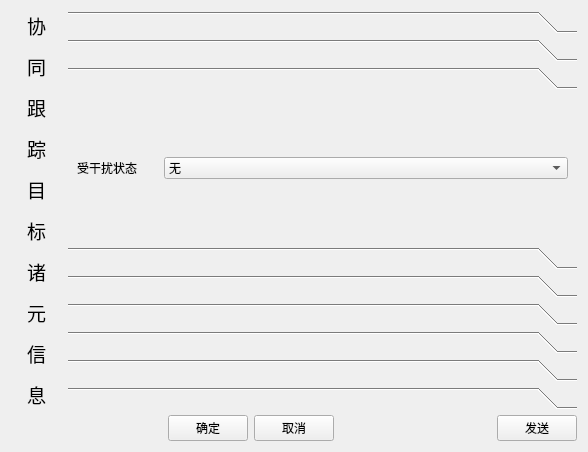
<?xml version="1.0" encoding="UTF-8"?>
<ui version="4.0">
 <class>CDlgFireSynergy01</class>
 <widget class="QWidget" name="CDlgFireSynergy01">
  <property name="geometry">
   <rect>
    <x>0</x>
    <y>0</y>
    <width>588</width>
    <height>437</height>
   </rect>
  </property>
  <property name="windowTitle">
   <string>Form</string>
  </property>
  <layout class="QVBoxLayout" name="verticalLayout">
   <item>
    <layout class="QHBoxLayout" name="horizontalLayout" stretch="1,10">
     <item>
      <widget class="QLabel" name="label">
       <property name="text">
        <string>&lt;html&gt;&lt;head/&gt;&lt;body&gt;&lt;p&gt;&lt;span style=&quot; font-size:14pt;&quot;&gt;协&lt;/span&gt;&lt;/p&gt;&lt;p&gt;&lt;span style=&quot; font-size:14pt;&quot;&gt;同&lt;/span&gt;&lt;/p&gt;&lt;p&gt;&lt;span style=&quot; font-size:14pt;&quot;&gt;跟&lt;/span&gt;&lt;/p&gt;&lt;p&gt;&lt;span style=&quot; font-size:14pt;&quot;&gt;踪&lt;/span&gt;&lt;/p&gt;&lt;p&gt;&lt;span style=&quot; font-size:14pt;&quot;&gt;目&lt;/span&gt;&lt;/p&gt;&lt;p&gt;&lt;span style=&quot; font-size:14pt;&quot;&gt;标&lt;/span&gt;&lt;/p&gt;&lt;p&gt;&lt;span style=&quot; font-size:14pt;&quot;&gt;诸&lt;/span&gt;&lt;/p&gt;&lt;p&gt;&lt;span style=&quot; font-size:14pt;&quot;&gt;元&lt;/span&gt;&lt;/p&gt;&lt;p&gt;&lt;span style=&quot; font-size:14pt;&quot;&gt;信&lt;/span&gt;&lt;/p&gt;&lt;p&gt;&lt;span style=&quot; font-size:14pt;&quot;&gt;息&lt;/span&gt;&lt;/p&gt;&lt;/body&gt;&lt;/html&gt;</string>
       </property>
       <property name="alignment">
        <set>Qt::AlignCenter</set>
       </property>
      </widget>
     </item>
     <item>
      <widget class="QToolBox" name="toolBox">
       <property name="currentIndex">
        <number>2</number>
       </property>
       <widget class="QWidget" name="page">
        <property name="geometry">
         <rect>
          <x>0</x>
          <y>0</y>
          <width>511</width>
          <height>152</height>
         </rect>
        </property>
        <attribute name="label">
         <string/>
        </attribute>
        <layout class="QVBoxLayout" name="verticalLayout_2">
         <item>
          <widget class="QLabel" name="label_2">
           <property name="text">
            <string>协同任务信息交互点</string>
           </property>
          </widget>
         </item>
        </layout>
       </widget>
       <widget class="QWidget" name="page_2">
        <property name="geometry">
         <rect>
          <x>0</x>
          <y>0</y>
          <width>511</width>
          <height>152</height>
         </rect>
        </property>
        <attribute name="label">
         <string/>
        </attribute>
        <layout class="QHBoxLayout" name="horizontalLayout_3" stretch="1,5">
         <item>
          <widget class="QLabel" name="label_3">
           <property name="text">
            <string>上级批号</string>
           </property>
          </widget>
         </item>
         <item>
          <widget class="QLineEdit" name="lineEdit_2"/>
         </item>
        </layout>
       </widget>
       <widget class="QWidget" name="page_3">
        <property name="geometry">
         <rect>
          <x>0</x>
          <y>0</y>
          <width>511</width>
          <height>152</height>
         </rect>
        </property>
        <attribute name="label">
         <string/>
        </attribute>
        <layout class="QHBoxLayout" name="horizontalLayout_4" stretch="1,5">
         <item>
          <widget class="QLabel" name="label_4">
           <property name="text">
            <string>受干扰状态</string>
           </property>
          </widget>
         </item>
         <item>
          <widget class="QComboBox" name="comboBox">
           <item>
            <property name="text">
             <string>无</string>
            </property>
           </item>
           <item>
            <property name="text">
             <string>弱干扰</string>
            </property>
           </item>
           <item>
            <property name="text">
             <string>强干扰</string>
            </property>
           </item>
          </widget>
         </item>
        </layout>
       </widget>
       <widget class="QWidget" name="page_4">
        <property name="geometry">
         <rect>
          <x>0</x>
          <y>0</y>
          <width>511</width>
          <height>152</height>
         </rect>
        </property>
        <attribute name="label">
         <string/>
        </attribute>
        <layout class="QHBoxLayout" name="horizontalLayout_5" stretch="1,5">
         <item>
          <widget class="QLabel" name="label_5">
           <property name="text">
            <string>坐标可信度</string>
           </property>
          </widget>
         </item>
         <item>
          <widget class="QLineEdit" name="lineEdit"/>
         </item>
        </layout>
       </widget>
       <widget class="QWidget" name="page_5">
        <property name="geometry">
         <rect>
          <x>0</x>
          <y>0</y>
          <width>511</width>
          <height>152</height>
         </rect>
        </property>
        <attribute name="label">
         <string/>
        </attribute>
        <layout class="QHBoxLayout" name="horizontalLayout_6">
         <item>
          <widget class="QLabel" name="label_6">
           <property name="text">
            <string>武器通道号</string>
           </property>
          </widget>
         </item>
        </layout>
       </widget>
       <widget class="QWidget" name="page_6">
        <property name="geometry">
         <rect>
          <x>0</x>
          <y>0</y>
          <width>511</width>
          <height>152</height>
         </rect>
        </property>
        <attribute name="label">
         <string/>
        </attribute>
        <layout class="QHBoxLayout" name="horizontalLayout_8">
         <item>
          <widget class="QLabel" name="label_7">
           <property name="text">
            <string>通道状态</string>
           </property>
          </widget>
         </item>
        </layout>
       </widget>
       <widget class="QWidget" name="page_7">
        <property name="geometry">
         <rect>
          <x>0</x>
          <y>0</y>
          <width>511</width>
          <height>152</height>
         </rect>
        </property>
        <attribute name="label">
         <string/>
        </attribute>
        <layout class="QHBoxLayout" name="horizontalLayout_7">
         <item>
          <widget class="QLabel" name="label_8">
           <property name="text">
            <string>目标航迹批号</string>
           </property>
          </widget>
         </item>
        </layout>
       </widget>
       <widget class="QWidget" name="page_8">
        <property name="geometry">
         <rect>
          <x>0</x>
          <y>0</y>
          <width>511</width>
          <height>152</height>
         </rect>
        </property>
        <attribute name="label">
         <string/>
        </attribute>
        <layout class="QHBoxLayout" name="horizontalLayout_9" stretch="1">
         <item>
          <widget class="QLabel" name="label_9">
           <property name="text">
            <string>杀伤区</string>
           </property>
          </widget>
         </item>
        </layout>
       </widget>
       <widget class="QWidget" name="page_9">
        <property name="geometry">
         <rect>
          <x>0</x>
          <y>0</y>
          <width>511</width>
          <height>152</height>
         </rect>
        </property>
        <attribute name="label">
         <string/>
        </attribute>
        <layout class="QHBoxLayout" name="horizontalLayout_10">
         <item>
          <widget class="QLabel" name="label_10">
           <property name="text">
            <string>杀伤概率</string>
           </property>
          </widget>
         </item>
        </layout>
       </widget>
      </widget>
     </item>
    </layout>
   </item>
   <item>
    <layout class="QHBoxLayout" name="horizontalLayout_2">
     <item>
      <spacer name="horizontalSpacer">
       <property name="orientation">
        <enum>Qt::Horizontal</enum>
       </property>
       <property name="sizeHint" stdset="0">
        <size>
         <width>40</width>
         <height>20</height>
        </size>
       </property>
      </spacer>
     </item>
     <item>
      <widget class="QPushButton" name="pushButton">
       <property name="text">
        <string>  确定  </string>
       </property>
      </widget>
     </item>
     <item>
      <widget class="QPushButton" name="pushButton_2">
       <property name="text">
        <string>  取消  </string>
       </property>
      </widget>
     </item>
     <item>
      <spacer name="horizontalSpacer_2">
       <property name="orientation">
        <enum>Qt::Horizontal</enum>
       </property>
       <property name="sizeHint" stdset="0">
        <size>
         <width>40</width>
         <height>20</height>
        </size>
       </property>
      </spacer>
     </item>
     <item>
      <widget class="QPushButton" name="pushButton_3">
       <property name="text">
        <string>  发送  </string>
       </property>
      </widget>
     </item>
    </layout>
   </item>
  </layout>
 </widget>
 <resources/>
 <connections/>
</ui>
